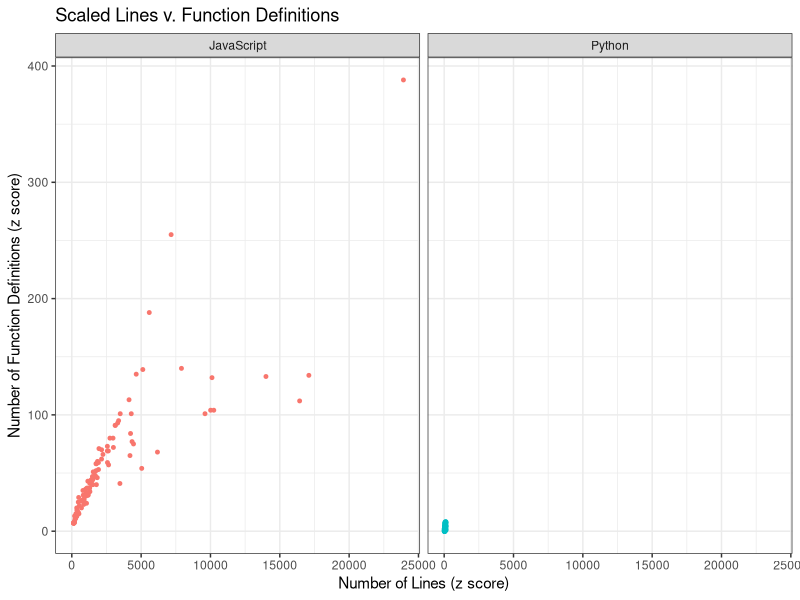
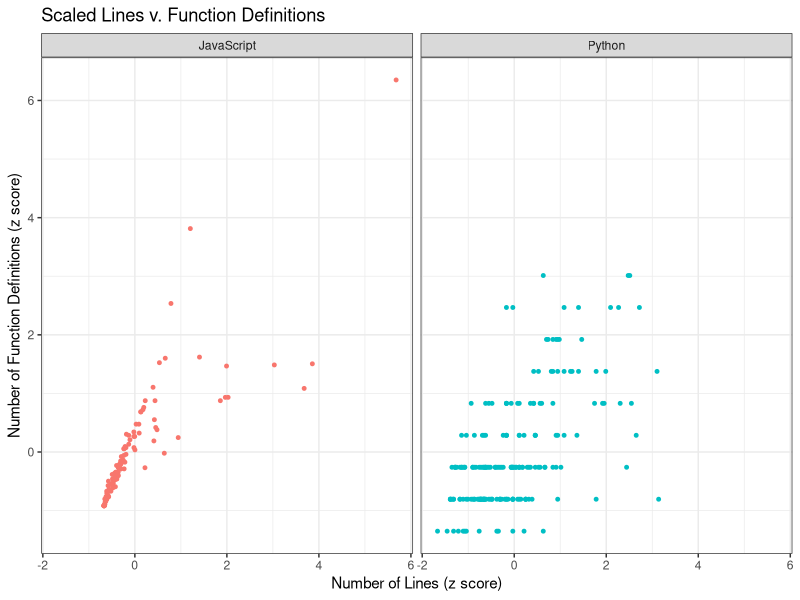
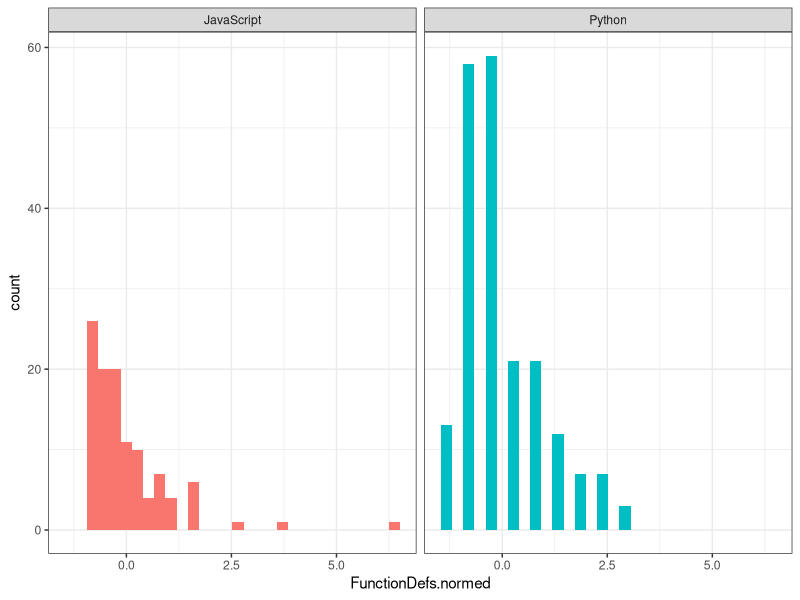
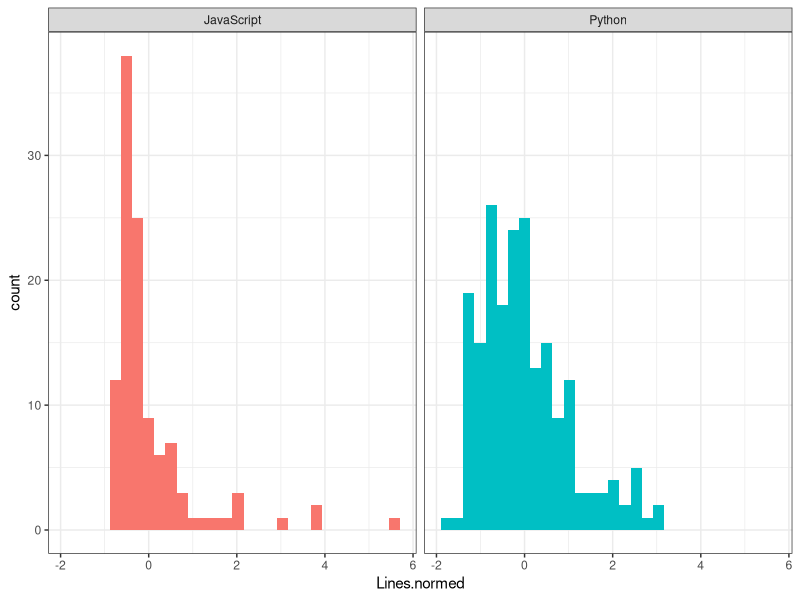
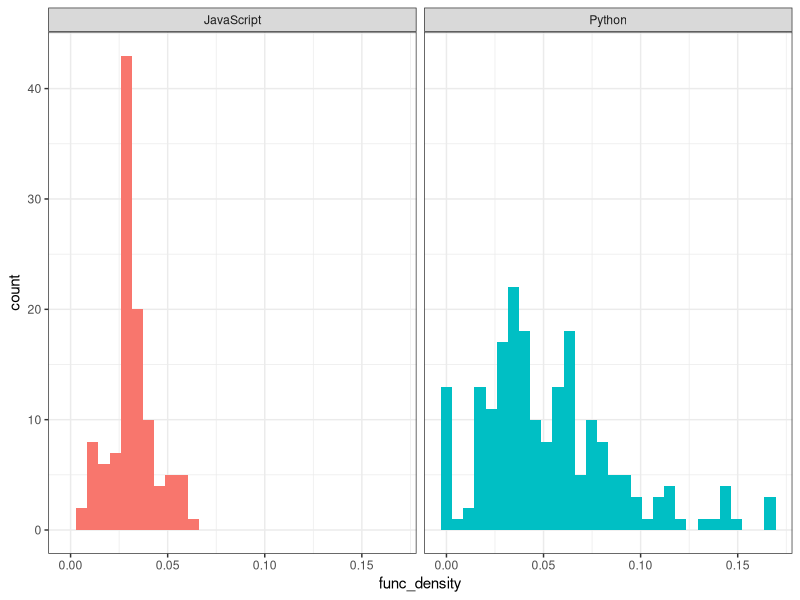

Here is the R script that generated these plots, in order:
## ---- chunk 1
knitr::opts_chunk$set(echo = TRUE)
## ---- chunk 2
# here is where I would like a block image to go for each lesson. Imagery is important to engage the learner.
## ---- chunk 3
library(ggplot2)
library(dplyr)

## ---- chunk 4

py = read.csv("../bin/PythonFiles/Stats/python_stats.csv")
colnames(py) <- c("Lines","FunctionDefs")
length(py$Lines)
#240 python programs
py$Language = "Python"

# JS programs
js = read.csv("../bin/JSFiles/Stats/js_stats.csv")
colnames(js) <- c("Lines","FunctionDefs")
js$Language= "JavaScript"

data = rbind(py,js)
# some programs must not have been finished yet from the repository of programs?
data = data[data$Lines>0,]

# we have a few outliers in our data that skew things
out_js.lines <- boxplot(data$Lines[data$Language=="JavaScript"], plot=FALSE)$out
out_js.funcs <- boxplot(data$FunctionDefs[data$Language=="JavaScript"], plot=FALSE)$out
out_py.lines <- boxplot(data$Lines[data$Language=="Python"], plot=FALSE)$out
out_py.funcs <- boxplot(data$FunctionDefs[data$Language=="Python"], plot=FALSE)$out


data <- data[-which(data$Lines[data$Language=="JavaScript"] %in% out_js.lines),]
data <- data[-which(data$FunctionDefs[data$Language=="JavaScript"] %in% out_js.funcs),]
data <- data[-which(data$Lines[data$Language=="Python"] %in% out_py.lines),]
data <- data[-which(data$FunctionDefs[data$Language=="Python"] %in% out_py.funcs),]

## ---- chunk 5
plt = ggplot(data,aes(Lines,FunctionDefs))+
  facet_wrap(~Language)+
  geom_point(aes(colour=Language),size=1, show.legend=FALSE)+
  #geom_vline(xintercept=mean(data$Lines),colour="red",linetype="dashed")+
  #geom_hline(yintercept=mean(data$FunctionDefs),colour="red",linetype="dashed")+
  ggtitle("Scaled Lines v. Function Definitions")+
  xlab("Number of Lines (z score)")+
  ylab("Number of Function Definitions (z score)")+
  
  theme_bw()
  
plt

#take a look at the scales between the two languages
data %>%
  group_by(Language) %>%
  summarise(mean(Lines),mean(FunctionDefs), sd(Lines),sd(FunctionDefs))
## ---- chunk 6
#we need to normalize in order to more fairly compare
data = data %>% 
  group_by(Language) %>%
  mutate(Lines.normed = scale(Lines)) %>%
  mutate(FunctionDefs.normed = scale(FunctionDefs))



## ---- chunk 7

plt = ggplot(data,aes(Lines.normed,FunctionDefs.normed))+
  facet_wrap(~Language)+
  geom_point(aes(colour=Language),size=1, show.legend=FALSE)+
  #geom_vline(xintercept=mean(data$Lines),colour="red",linetype="dashed")+
  #geom_hline(yintercept=mean(data$FunctionDefs),colour="red",linetype="dashed")+
  ggtitle("Scaled Lines v. Function Definitions")+
  xlab("Number of Lines (z score)")+
  ylab("Number of Function Definitions (z score)")+
  
  theme_bw()
  
plt
#ggsave("lines_and_defs.png",plt)


## ---- chunk 8
cor(data$FunctionDefs[data$Language=="JavaScript"],data$Lines[data$Language=="JavaScript"])

data2 = data[data$FunctionDefs>=10 & data$Lines>=200,]
cor(data2$FunctionDefs,data2$Lines)
## ---- chunk 9


# here we can take a look at the distributions of our normalized (z-scores) data
plt = ggplot(data, aes(FunctionDefs.normed,fill=Language))+
  geom_histogram(show.legend=FALSE)+
  #geom_density()+
  facet_wrap(~Language)+
  theme_bw()
plt

plt = ggplot(data, aes(Lines.normed,fill=Language))+
  geom_histogram(show.legend=FALSE)+
  #geom_density()+
  facet_wrap(~Language)+
  theme_bw()
plt
## ---- chunk 10
 
# Python number of function definitions
shapiro.test(data$FunctionDefs[data$Language=="Python"])

# JavaScript number of function definitions
shapiro.test(data$FunctionDefs[data$Language=="JavaScript"])

# Python number of lines
shapiro.test(data$Lines[data$Language=="Python"])

# JavaScript number of lines
shapiro.test(data$Lines[data$Language=="JavaScript"])

## ---- chunk 11
data <- data %>%
  group_by(Language) %>%
  mutate(func_density = FunctionDefs/Lines)
mean(data$func_density[data$Language=="Python"])
mean(data$func_density[data$Language=="JavaScript"])
plt = ggplot(data,aes(func_density,fill=Language))+
  geom_histogram(show.legend = FALSE)+
  facet_wrap(~Language)+
  theme_bw()
plt
